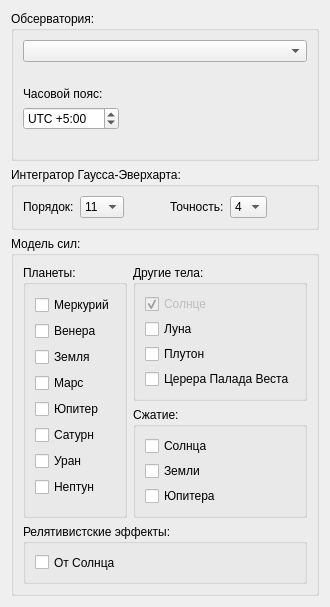
      <widget class="QWidget" name="ui_tabSettings">
       <attribute name="title">
        <string>Настройки</string>
       </attribute>
       <layout class="QVBoxLayout" name="verticalLayout_10">
        <item>
         <widget class="QGroupBox" name="groupBox_16">
          <property name="minimumSize">
           <size>
            <width>0</width>
            <height>150</height>
           </size>
          </property>
          <property name="maximumSize">
           <size>
            <width>16777215</width>
            <height>150</height>
           </size>
          </property>
          <property name="title">
           <string>Обсерватория:</string>
          </property>
          <layout class="QVBoxLayout" name="verticalLayout_16">
           <property name="spacing">
            <number>6</number>
           </property>
           <item>
            <widget class="QComboBox" name="set_boxObs"/>
           </item>
           <item>
            <spacer name="verticalSpacer_3">
             <property name="orientation">
              <enum>Qt::Vertical</enum>
             </property>
             <property name="sizeHint" stdset="0">
              <size>
               <width>20</width>
               <height>40</height>
              </size>
             </property>
            </spacer>
           </item>
           <item>
            <widget class="QLabel" name="label_37">
             <property name="text">
              <string>Часовой пояс:</string>
             </property>
            </widget>
           </item>
           <item>
            <layout class="QHBoxLayout" name="horizontalLayout_6">
             <item>
              <widget class="QDoubleSpinBox" name="set_lineUtc">
               <property name="prefix">
                <string>UTC +</string>
               </property>
               <property name="suffix">
                <string>:00</string>
               </property>
               <property name="decimals">
                <number>0</number>
               </property>
               <property name="minimum">
                <double>-12.000000000000000</double>
               </property>
               <property name="maximum">
                <double>12.000000000000000</double>
               </property>
               <property name="singleStep">
                <double>0.500000000000000</double>
               </property>
               <property name="value">
                <double>5.000000000000000</double>
               </property>
              </widget>
             </item>
             <item>
              <spacer name="horizontalSpacer_26">
               <property name="orientation">
                <enum>Qt::Horizontal</enum>
               </property>
               <property name="sizeHint" stdset="0">
                <size>
                 <width>40</width>
                 <height>20</height>
                </size>
               </property>
              </spacer>
             </item>
            </layout>
           </item>
           <item>
            <spacer name="verticalSpacer_4">
             <property name="orientation">
              <enum>Qt::Vertical</enum>
             </property>
             <property name="sizeHint" stdset="0">
              <size>
               <width>20</width>
               <height>40</height>
              </size>
             </property>
            </spacer>
           </item>
          </layout>
         </widget>
        </item>
        <item>
         <widget class="QGroupBox" name="groupBox_17">
          <property name="minimumSize">
           <size>
            <width>0</width>
            <height>60</height>
           </size>
          </property>
          <property name="maximumSize">
           <size>
            <width>16777215</width>
            <height>100</height>
           </size>
          </property>
          <property name="title">
           <string>Интегратор Гаусса-Эверхарта:</string>
          </property>
          <layout class="QHBoxLayout" name="horizontalLayout_34">
           <item>
            <widget class="QLabel" name="label_39">
             <property name="minimumSize">
              <size>
               <width>0</width>
               <height>0</height>
              </size>
             </property>
             <property name="maximumSize">
              <size>
               <width>16777215</width>
               <height>20</height>
              </size>
             </property>
             <property name="text">
              <string>Порядок:</string>
             </property>
            </widget>
           </item>
           <item>
            <widget class="QComboBox" name="set_boxOrder">
             <property name="maximumSize">
              <size>
               <width>50</width>
               <height>16777215</height>
              </size>
             </property>
             <item>
              <property name="text">
               <string>11</string>
              </property>
             </item>
             <item>
              <property name="text">
               <string>15</string>
              </property>
             </item>
             <item>
              <property name="text">
               <string>19</string>
              </property>
             </item>
             <item>
              <property name="text">
               <string>23</string>
              </property>
             </item>
            </widget>
           </item>
           <item>
            <spacer name="horizontalSpacer_4">
             <property name="orientation">
              <enum>Qt::Horizontal</enum>
             </property>
             <property name="sizeHint" stdset="0">
              <size>
               <width>40</width>
               <height>20</height>
              </size>
             </property>
            </spacer>
           </item>
           <item>
            <widget class="QLabel" name="label_38">
             <property name="maximumSize">
              <size>
               <width>16777215</width>
               <height>20</height>
              </size>
             </property>
             <property name="text">
              <string>Точность:</string>
             </property>
            </widget>
           </item>
           <item>
            <widget class="QComboBox" name="set_boxPrecision">
             <item>
              <property name="text">
               <string>4</string>
              </property>
             </item>
             <item>
              <property name="text">
               <string>5</string>
              </property>
             </item>
             <item>
              <property name="text">
               <string>6</string>
              </property>
             </item>
             <item>
              <property name="text">
               <string>7</string>
              </property>
             </item>
             <item>
              <property name="text">
               <string>8</string>
              </property>
             </item>
            </widget>
           </item>
           <item>
            <spacer name="horizontalSpacer_8">
             <property name="orientation">
              <enum>Qt::Horizontal</enum>
             </property>
             <property name="sizeHint" stdset="0">
              <size>
               <width>40</width>
               <height>20</height>
              </size>
             </property>
            </spacer>
           </item>
          </layout>
         </widget>
        </item>
        <item>
         <widget class="QGroupBox" name="groupBox_18">
          <property name="title">
           <string>Модель сил:</string>
          </property>
          <layout class="QVBoxLayout" name="verticalLayout_20">
           <item>
            <layout class="QHBoxLayout" name="horizontalLayout_36">
             <item>
              <widget class="QGroupBox" name="groupBox_19">
               <property name="title">
                <string>Планеты:</string>
               </property>
               <layout class="QVBoxLayout" name="verticalLayout_18">
                <property name="spacing">
                 <number>5</number>
                </property>
                <item>
                 <widget class="QCheckBox" name="set_checkMerc">
                  <property name="text">
                   <string>Меркурий</string>
                  </property>
                 </widget>
                </item>
                <item>
                 <widget class="QCheckBox" name="set_checkVenus">
                  <property name="text">
                   <string>Венера</string>
                  </property>
                 </widget>
                </item>
                <item>
                 <widget class="QCheckBox" name="set_checkEarth">
                  <property name="text">
                   <string>Земля</string>
                  </property>
                 </widget>
                </item>
                <item>
                 <widget class="QCheckBox" name="set_checkMars">
                  <property name="text">
                   <string>Марс</string>
                  </property>
                 </widget>
                </item>
                <item>
                 <widget class="QCheckBox" name="set_checkJupe">
                  <property name="text">
                   <string>Юпитер</string>
                  </property>
                 </widget>
                </item>
                <item>
                 <widget class="QCheckBox" name="set_checkSaturn">
                  <property name="text">
                   <string>Сатурн</string>
                  </property>
                 </widget>
                </item>
                <item>
                 <widget class="QCheckBox" name="set_checkUran">
                  <property name="text">
                   <string>Уран</string>
                  </property>
                 </widget>
                </item>
                <item>
                 <widget class="QCheckBox" name="set_checkNeptun">
                  <property name="text">
                   <string>Нептун</string>
                  </property>
                 </widget>
                </item>
               </layout>
              </widget>
             </item>
             <item>
              <layout class="QVBoxLayout" name="verticalLayout_19">
               <item>
                <widget class="QGroupBox" name="groupBox_20">
                 <property name="title">
                  <string>Другие тела:</string>
                 </property>
                 <layout class="QVBoxLayout" name="verticalLayout_22">
                  <property name="spacing">
                   <number>5</number>
                  </property>
                  <item>
                   <widget class="QCheckBox" name="set_checkSun">
                    <property name="enabled">
                     <bool>false</bool>
                    </property>
                    <property name="text">
                     <string>Солнце</string>
                    </property>
                    <property name="checked">
                     <bool>true</bool>
                    </property>
                   </widget>
                  </item>
                  <item>
                   <widget class="QCheckBox" name="set_checkMoon">
                    <property name="text">
                     <string>Луна</string>
                    </property>
                   </widget>
                  </item>
                  <item>
                   <widget class="QCheckBox" name="set_checkPluto">
                    <property name="text">
                     <string>Плутон</string>
                    </property>
                   </widget>
                  </item>
                  <item>
                   <widget class="QCheckBox" name="set_checkCpv">
                    <property name="text">
                     <string>Церера Палада Веста</string>
                    </property>
                   </widget>
                  </item>
                 </layout>
                </widget>
               </item>
               <item>
                <widget class="QGroupBox" name="groupBox_21">
                 <property name="title">
                  <string>Сжатие:</string>
                 </property>
                 <layout class="QVBoxLayout" name="verticalLayout_23">
                  <property name="spacing">
                   <number>5</number>
                  </property>
                  <item>
                   <widget class="QCheckBox" name="set_checkPressSun">
                    <property name="text">
                     <string>Солнца</string>
                    </property>
                   </widget>
                  </item>
                  <item>
                   <widget class="QCheckBox" name="set_checkPressEarth">
                    <property name="text">
                     <string>Земли</string>
                    </property>
                   </widget>
                  </item>
                  <item>
                   <widget class="QCheckBox" name="set_checkPressJupe">
                    <property name="text">
                     <string>Юпитера</string>
                    </property>
                   </widget>
                  </item>
                 </layout>
                </widget>
               </item>
              </layout>
             </item>
            </layout>
           </item>
           <item>
            <widget class="QGroupBox" name="groupBox_22">
             <property name="minimumSize">
              <size>
               <width>0</width>
               <height>60</height>
              </size>
             </property>
             <property name="maximumSize">
              <size>
               <width>16777215</width>
               <height>60</height>
              </size>
             </property>
             <property name="title">
              <string>Релятивистские эффекты:</string>
             </property>
             <layout class="QVBoxLayout" name="verticalLayout_21">
              <item>
               <widget class="QCheckBox" name="set_checkEffectSun">
                <property name="text">
                 <string>От Солнца</string>
                </property>
               </widget>
              </item>
             </layout>
            </widget>
           </item>
          </layout>
         </widget>
        </item>
       </layout>
      </widget>
